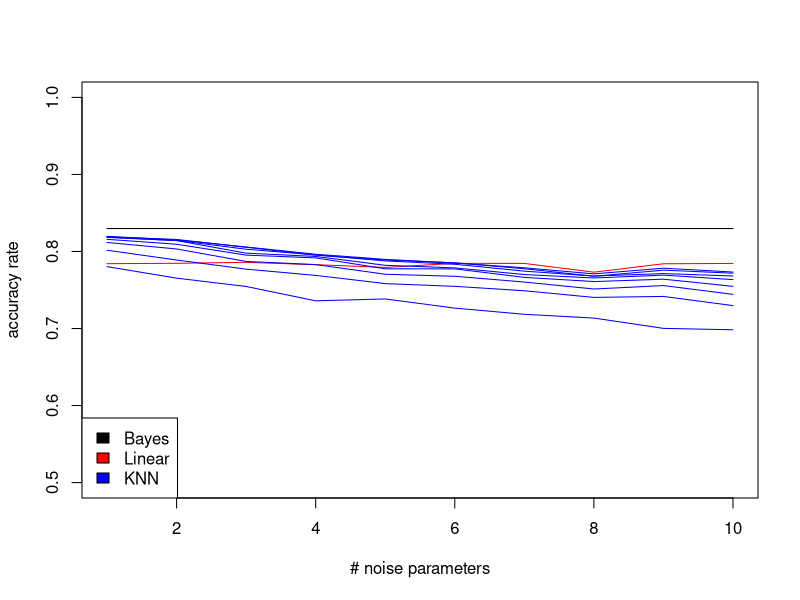
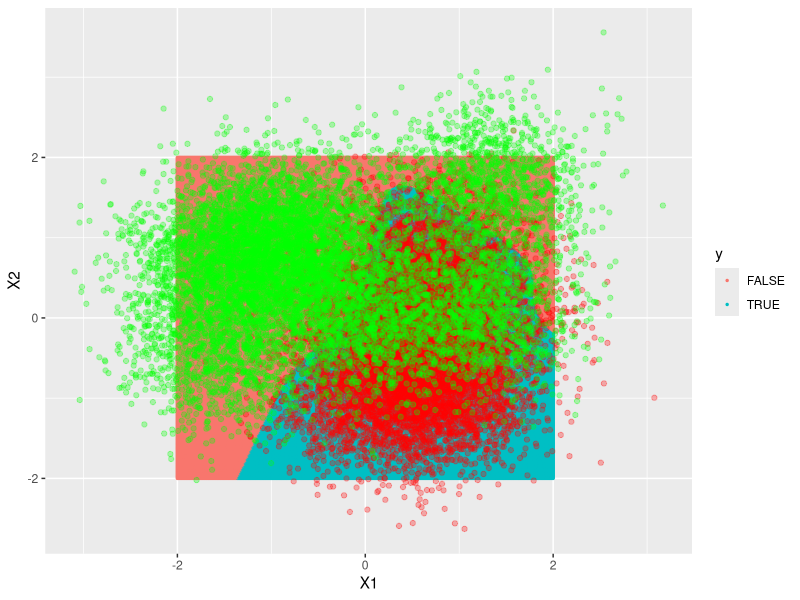
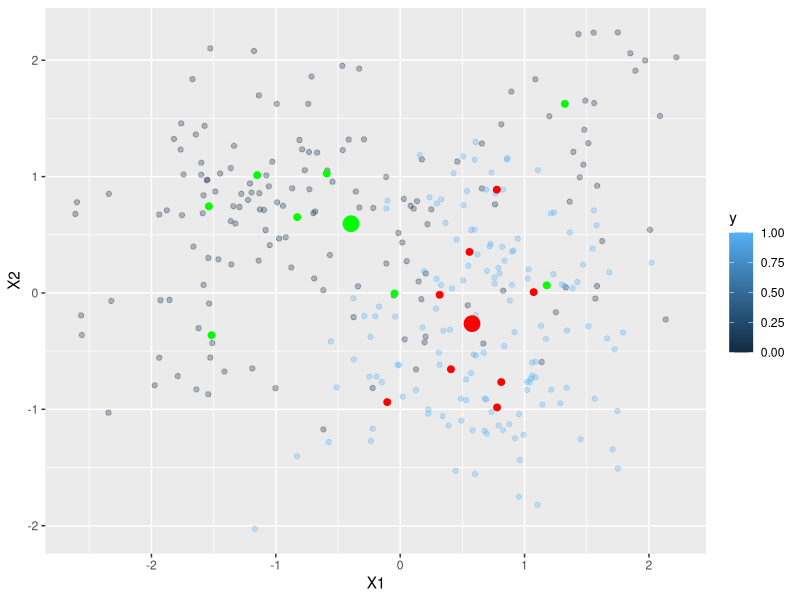
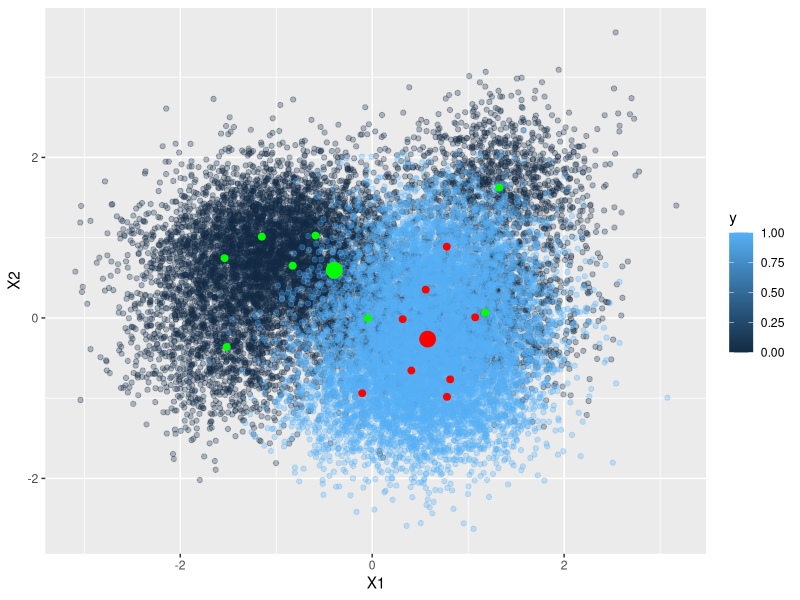

The R source for these figures, in order:
suppressMessages(library(dplyr))
suppressMessages(library(ggplot2))
suppressMessages(library(mvtnorm))
suppressMessages(library(class))
suppressMessages(library(rlist))

PI = .5
K = 8
W = rep(1/8, K)
SIGMA = .5 * diag(2)

N_TRAIN = 300
N_TEST = 20000

# Part A ------------------------------------------------------------------

# generate mu
# get with key j + 1; then get row k by slicing
set.seed(11)
MU = list(
  rmvnorm(8, c(0, 1), diag(2)),
  rmvnorm(8, c(1, 0), diag(2))
)


# PART B ------------------------------------------------------------------
generate_mixed_normals <- function(n, centroids=MU, omega=W, sigma2=SIGMA^2, pi=PI, seed=25){
  #' Generates the density in 1a, pursuant to problem instructions
  #' @param n: int, size of generated dataset
  #' @param centroids: list[matrix[K, 2], matrix[K, 2]]. A list of the centroids
  #' @param omega: numeric[K] mixing weights
  #' @param sigma2: matrix[2, 2], var-cov matrix for MVN
  #' @param pi: numeric, class priors
  #' @param seed: integer, seed for reproducability
  #' @return : list[matrix[n, 2], numeric[n]], a list of x, y values
  
  set.seed(seed)
  pos_class = rbinom(n, 1, pi)
  
  # sample from omega, THEN sample from MVN
  # generate from positive class
  set.seed(220)
  pos_x = lapply(sample(1:length(omega), sum(pos_class), prob=omega, replace=T), 
                 function(k) rmvnorm(1, centroids[[2]][k, ], sigma2)) %>%
    do.call("rbind", .)
  # generate from negative class
  neg_x = lapply(sample(1:length(omega), length(pos_class) - sum(pos_class), prob=omega, replace=T), 
                 function(k) rmvnorm(1, centroids[[1]][k, ], sigma2)) %>%
    do.call("rbind", .)
  
  list(
    x=rbind(neg_x, pos_x), 
    y=c(rep(0, nrow(neg_x)), rep(1, nrow(pos_x)))
  )
}

get_mixed_class_density <- function(x, mu, sigma=SIGMA^2, omega=W){
  #' Gets the mixture/mixed density for a single class, i.e. j=0 OR j=1
  #' @param x: matrix[n, 2], a matrix of x-values to take the density of
  #' @param sigma: matrix[2, 2], variance-covariance matrix of distribution
  #' @param omega: numeric[K], mixing weights
  #' @return : numeric[n], conditional mixed densities for the class
  
  lapply(1:nrow(mu), 
                   function(k) dmvnorm(x, 
                                       mu[k, ], 
                                       sigma) * omega[k]
  ) %>%
    base::Reduce("+", .)
}

# PART D ------------------------------------------------------------------
compute_bayes_classifier <- function(x, centroids, sigma=SIGMA^2, omega=W, pi=PI, decision_boundary=.5, response){
  #' Computes the bayes classifier at a particular x
  #' @param x: matrix[n, 2], a matrix of x-values to evaluate
  #' @param centroids: list[matrix[K, 2], matrix[K, 2]]. A list of the centroids
  #' @param omega: numeric[K] mixing weights
  #' @param sigma: matrix[2, 2], var-cov matrix for MVN
  #' @param pi: numeric, class priors
  #' @param decision_boundary: numeric, cutoff for 1/0 classification
  #' @return : numeric[nrow(x)], the Bayes classifications of each entry in x

  dens_pos = get_mixed_class_density(x, mu=centroids[[2]], sigma, omega)
  dens_neg = get_mixed_class_density(x, mu=centroids[[1]], sigma, omega)
  
  # doing it in full in case pi ever changes
  if (response == 'prob'){
    return(
      (dens_pos*pi)/(dens_pos*pi + dens_neg*(1-pi))
      )
  }else{
    return(
      (dens_pos*pi)/(dens_pos*pi + dens_neg*(1-pi)) >= decision_boundary
    )
  }
}

# PART E ------------------------------------------------------------------
# linear classifier
fit_linear_classifier <- function(x, y){
  #' Fits the linear classifier
  #' @param x: matrix[n, 2], a matrix of features
  #' @param y: numeric[n], a vector of binary y-values
  #' @return : stats::lm(), a linear model
  # R really wants it to be a df I guess
  df = data.frame(x)
  df$y = y
  lm(y ~ ., df)
}

# linear model prediction
predict_linear_classifier <- function(mod, x, decision_boundary=.5){
  #' Predicts for a fitted linear classifier
  #' @param mod: stats::lm(), a fitted linear model
  #' @param x: matrix[n, 2], a matrix of x-values to predict
  #' @param decision_boundary: numeric, the 1/0 decision cutoff
  #' @return : numeric, predicted y classes

  yhat = predict(mod, newdata=data.frame(x))
  as.numeric(yhat >= decision_boundary)
}

# evaluation function
train_test_model_suite <- function(the_data, 
                                   kvec=seq(1, 15, 2), 
                                   params=list(
                                     centroids=MU,
                                     omega=W,
                                     pi=PI,
                                     sigma=SIGMA^2
                                   )){
  # Bayes classifier
  bayes_test_class = compute_bayes_classifier(the_data$xtest[, c(1,2)], centroids=params$centroids, sigma=params$sigma, omega=params$omega, pi=params$pi,
                                              response='class')
  bayes_test_acc = mean(bayes_test_class == the_data$ytest)
  
  # Linear classifier
  clf_linear = fit_linear_classifier(the_data$xtrain, the_data$ytrain)
  yhat_linear = predict_linear_classifier(clf_linear, the_data$xtest)
  linear_test_acc = mean(yhat_linear == the_data$ytest)
  acc_list = c(bayes_test_acc, linear_test_acc) # list of accuracy measurements
  
  # KNN classifiers
  for (k in kvec) {
    yhat_KNN = knn(train=the_data$xtrain, test=the_data$xtest, cl=as.factor(the_data$ytrain), k=k, l=0, prob=FALSE, use.all=TRUE)
    KNN_test_acc = mean(yhat_KNN == the_data$ytest)
    acc_list = c(acc_list, KNN_test_acc)
  }
  return(acc_list)
}

# PART F ------------------------------------------------------------------
# noisy wrapper around test suite
noisy_evaluation <- function(kvec, the_data, noise, sigma.noise) {
  # Add noise columns
  xtrain.noise <- replicate(noise, rnorm(nrow(the_data$xtrain), mean=0, sd=sigma.noise))
  xtest.noise <- replicate(noise, rnorm(nrow(the_data$xtest), mean=0, sd=sigma.noise))
  the_data$xtrain <- cbind(the_data$xtrain, xtrain.noise)
  the_data$xtest <- cbind(the_data$xtest, xtest.noise)
  train_test_model_suite(the_data, kvec)
}

# main portion ------------------------------------------------------------

# PART C ------------------------------------------------------------------
trainset = generate_mixed_normals(n=N_TRAIN)
xtrain = trainset$x; ytrain = trainset$y
testset = generate_mixed_normals(n=N_TEST)
xtest = testset$x; ytest = testset$y

the_data = list(
  xtrain=xtrain,
  ytrain=ytrain,
  xtest=xtest,
  ytest=ytest
)

mm = data.frame(the_data$xtest)
mm$yhat = compute_bayes_classifier(mm, centroids=MU, sigma=SIGMA^2, omega=W, pi=PI, response='class')
mm$y = the_data$ytest

# PART E ------------------------------------------------------------------
kvec = seq(1, 15, 2)
train_test_model_suite(the_data, kvec)

# PART F ------------------------------------------------------------------
# adding noise parameters
sigma.noise = 1
noise.cols = 1:10

noisy.result <- sapply(noise.cols, function(n_cols) {
  return(noisy_evaluation(kvec, the_data, n_cols, sigma.noise))
})

# Plot the effects of adding the noise parameters on the accuracy
res <- matrix(noisy.result, nrow=10)
plot(t(res)[,1], type="l", xlab="# noise parameters", ylab="accuracy rate", ylim=c(0.5, 1.0))
lines(t(res)[,2], col="red")
for (i in 3:10) {
  lines(t(res)[,i], col="blue")
}
legend("bottomleft", 
       legend=c("Bayes", "Linear", "KNN"), 
       fill=c("black", "red", "blue"))

# Some basic plots/visualization ------------------------------------------

x_grid = expand.grid(seq(-2, 2, .01), seq(-2, 2, .01))
bayes_x_grid = compute_bayes_classifier(x_grid, centroids=MU, sigma=SIGMA^2, omega=W, pi=PI, response='class')
x_grid = data.frame(x_grid) %>%
  `colnames<-`(c("X1", "X2"))
x_grid$y = bayes_x_grid

ggplot(x_grid, aes(x=X1, y=X2, color=y), alpha=.01) + 
  geom_point(size=.5) +
  geom_point(data = data.frame(cbind(the_data$xtest, the_data$ytest)) %>% 
               `colnames<-`(c("X1", "X2", "y")) %>% 
               filter(y==1), 
             mapping=aes(x=X1, y=X2), alpha=.3, color = 'red')+
  geom_point(data = data.frame(cbind(the_data$xtest, the_data$ytest)) %>% 
               `colnames<-`(c("X1", "X2", "y")) %>% 
               filter(y==0), 
             mapping=aes(x=X1, y=X2), alpha=.3, color = 'green')
  

# the training data
ggplot() +
  geom_point(data = data.frame(cbind(the_data$xtrain, the_data$ytrain)) %>% `colnames<-`(c("X1", "X2", "y")), 
             mapping=aes(x=X1, y=X2, color=y), alpha=.3)+
  geom_point(data = data.frame(MU[[1]]) %>% summarise_all(., mean), mapping=aes(x=X1, y=X2), size= 5, color = 'green') +
  geom_point(data = data.frame(MU[[2]]) %>% summarise_all(., mean), mapping=aes(x=X1, y=X2), size= 5, color = 'red') +
  geom_point(data = data.frame(MU[[1]]), mapping=aes(x=X1, y=X2), size= 2, color = 'green') +
  geom_point(data = data.frame(MU[[2]]), mapping=aes(x=X1, y=X2), size= 2, color = 'red')


# the test data
ggplot() +
  geom_point(data = data.frame(cbind(the_data$xtest, the_data$ytest)) %>% `colnames<-`(c("X1", "X2", "y")), 
             mapping=aes(x=X1, y=X2, color=y), alpha=.3)+
  geom_point(data = data.frame(MU[[1]]) %>% summarise_all(., mean), mapping=aes(x=X1, y=X2), size= 5, color = 'green') +
  geom_point(data = data.frame(MU[[2]]) %>% summarise_all(., mean), mapping=aes(x=X1, y=X2), size= 5, color = 'red') +
  geom_point(data = data.frame(MU[[1]]), mapping=aes(x=X1, y=X2), size= 2, color = 'green') +
  geom_point(data = data.frame(MU[[2]]), mapping=aes(x=X1, y=X2), size= 2, color = 'red')
